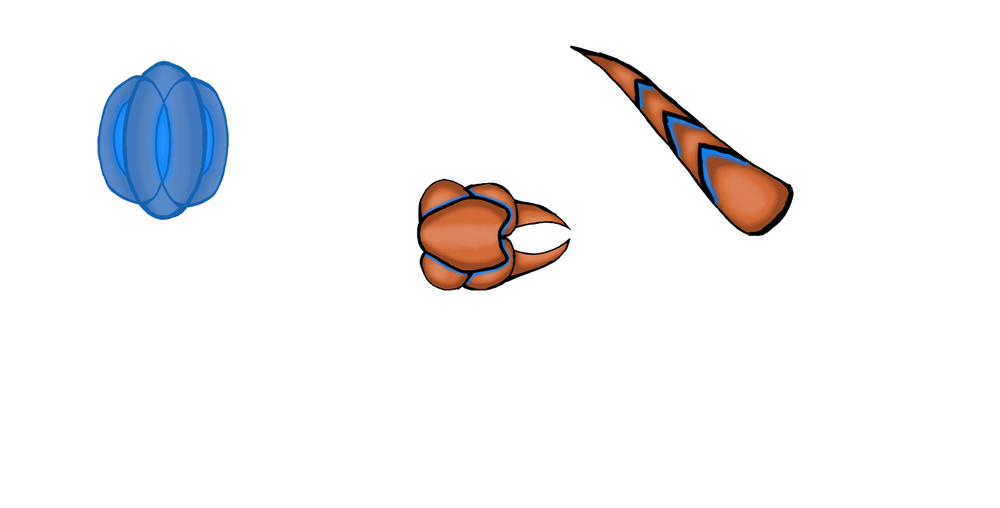
#> input picture Image processing python/WPG_Lab2/elementy1.png, 1000 x 508 px, shrunk from 1920 x 976 before the run
$ python main.py
#> lines starting #> are read from the running program, lines starting #| are printed output that depends on the picture
import cv2
import numpy as np
import sys

img1 = cv2.imread("elementy1.png", 0)
#> img1: shape (508, 1000); min 0, max 255, mean 243.6

if img1 is None:
    sys.exit(" Nie mozna wczytac obrazka elementy1.png")

img2 = cv2.imread("elementy2.png", 0)
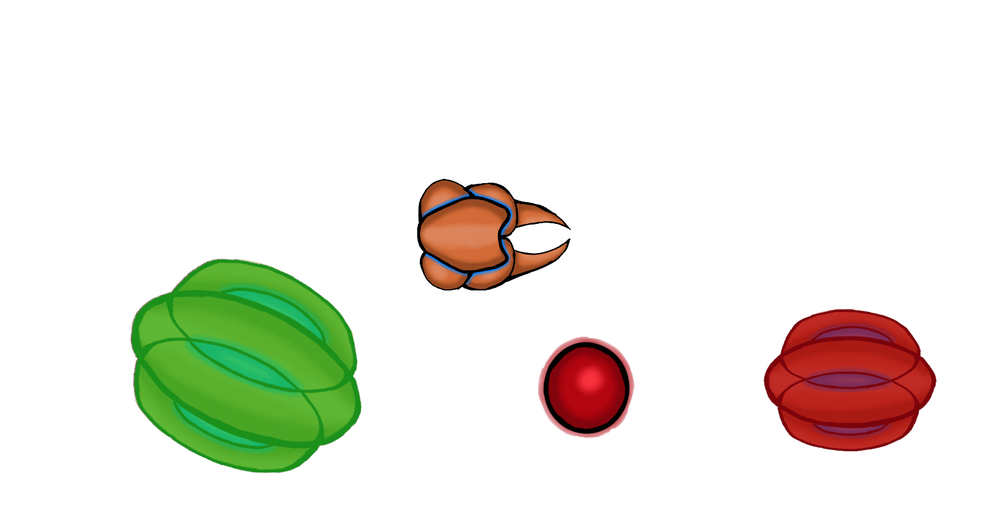
#> input picture Image processing python/WPG_Lab2/elementy2.png, 1000 x 508 px, shrunk from 1920 x 976 before the run
#> img2: shape (508, 1000); min 0, max 255, mean 232.1

if img2 is None:
    sys.exit(" Nie mozna wczytac obrazka elementy2.png")

background = cv2.imread("tlo.png", 1)
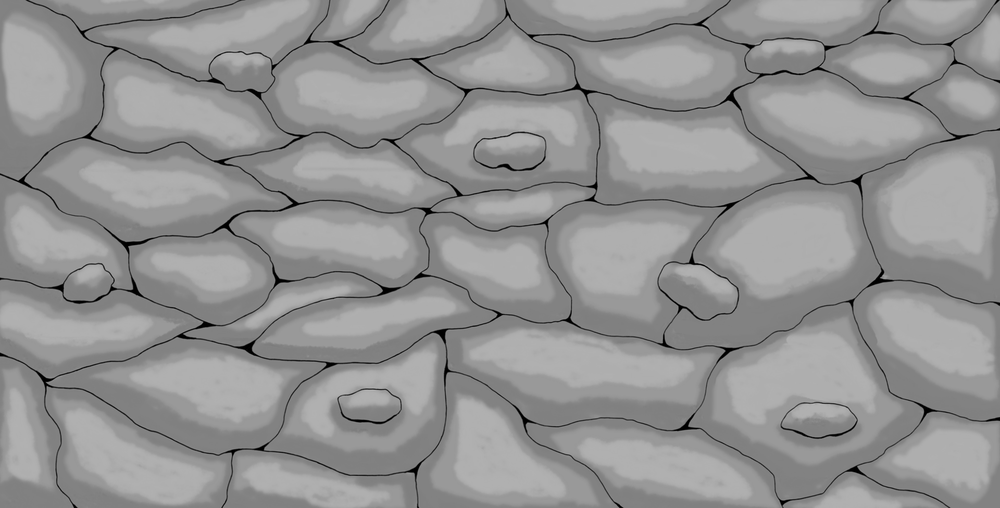
#> input picture Image processing python/WPG_Lab2/tlo.png, 1000 x 508 px, shrunk from 1920 x 976 before the run
#> background is the input picture: shape (508, 1000, 3); min 0, max 184, mean 146.7

if background is None:
    sys.exit(" Nie mozna wczytac obrazka tlo.png")

background2 = cv2.imread("tlo_z.png", 1)
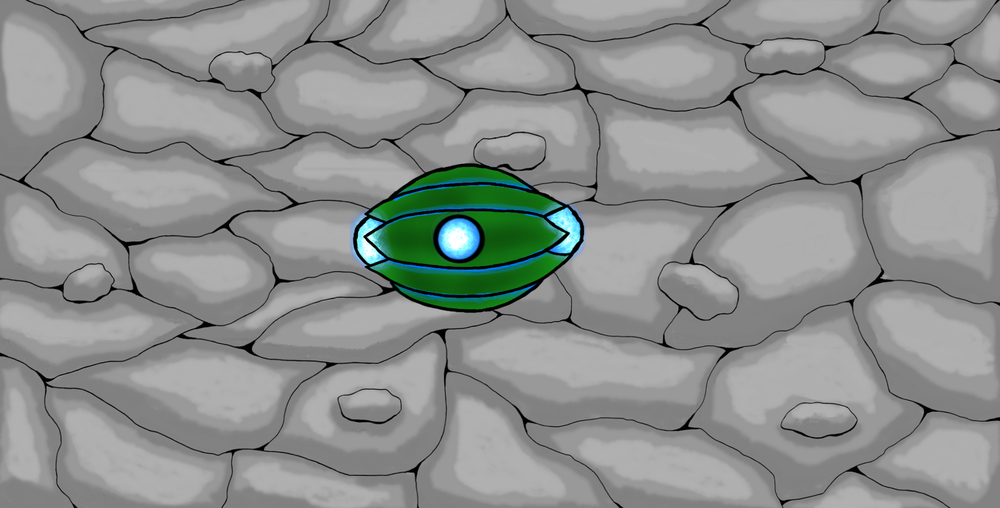
#> input picture Image processing python/WPG_Lab2/tlo_z.png, 1000 x 508 px, shrunk from 1920 x 976 before the run
#> background2 is the input picture: shape (508, 1000, 3); mean B, G, R 142.7, 144.6, 141.1

if background2 is None:
    sys.exit(" Nie mozna wczytac obrazka tlo_z.png")

hsep = np.full((img1.shape[0], 5), 127, np.uint8)
hsep2 = np.full((background.shape[0], 5), 127, np.uint8)
def przyklad11():

    add1 = img1 + img2
    sub1 = img1 - img2
    mul1 = img1 * img2
    and1 = img1 & img2
    or1 = img1 | img2
    not1 = 255 - img1

    cv2.namedWindow('Zadanie 1 - Przyklad 1:', cv2.WINDOW_NORMAL)
    cv2.imshow('Zadanie 1 - Przyklad 1:', np.vstack((
        np.hstack((img1, hsep, img2)),
        np.full((5, np.hstack((img1, hsep, img2)).shape[1]), 127, np.uint8),
        np.hstack((add1, hsep, sub1)),
        np.full((5, np.hstack((img1, hsep, img2)).shape[1]), 127, np.uint8),
        np.hstack((mul1, hsep, and1)),
        np.full((5, np.hstack((img1, hsep, img2)).shape[1]), 127, np.uint8),
        np.hstack((or1, hsep, not1))
    )))
    cv2.waitKey(0)
    cv2.destroyAllWindows()

def przyklad12():
    add2 = img1 + img1
    sub2 = img1 - img1
#> sub2: shape (508, 1000); every value is 0
    mul2 = img1 * img1
    and2 = img1 & img1
    or2 = img1 | img1
    not2 = 255 - img1

    cv2.namedWindow('Zadanie 1 - Przyklad 2:', cv2.WINDOW_NORMAL)
    cv2.imshow('Zadanie 1 - Przyklad 2:', np.vstack((
        np.hstack((img1, hsep, img1)),
        np.full((5, np.hstack((img1, hsep, img1)).shape[1]), 127, np.uint8),
        np.hstack((add2, hsep, sub2)),
        np.full((5, np.hstack((img1, hsep, img1)).shape[1]), 127, np.uint8),
        np.hstack((mul2, hsep, and2)),
        np.full((5, np.hstack((img1, hsep, img1)).shape[1]), 127, np.uint8),
        np.hstack((or2, hsep, not2))
    )))
    cv2.waitKey(0)
    cv2.destroyAllWindows()

def przyklad13():

    add3 = background + background
    sub3 = background - background
#> sub3: shape (508, 1000, 3); every value is 0
    mul3 = background * background
    and3 = background & background
    or3 = background | background
    not3 = 255 - background

    cv2.namedWindow('Zadanie 1 - Przyklad 3:', cv2.WINDOW_NORMAL)
    cv2.imshow('Zadanie 1 - Przyklad 3:', np.vstack((
        np.hstack((background, background)),
        np.hstack((add3, sub3)),
        np.hstack((mul3, and3)),
        np.hstack((or3, not3))
    )))
    cv2.waitKey(0)
    cv2.destroyAllWindows()

def przyklad14():
    add4 = background + background2
    sub4 = background - background2
    mul4 = background * background2
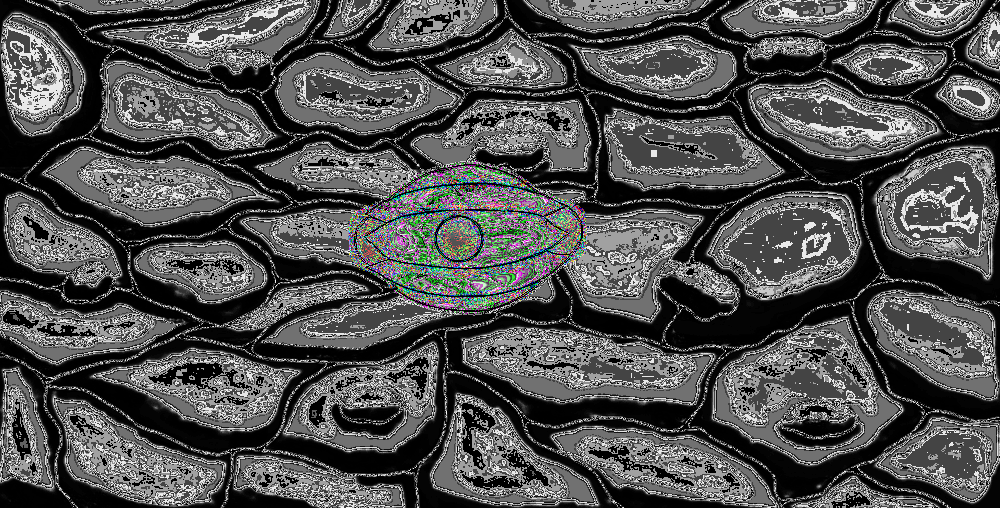
#> mul4: shape (508, 1000, 3); mean B, G, R 80.3, 80.5, 80.1
    and4 = background & background2
    or4 = background | background2
    not4 = 255 - background

    cv2.namedWindow('Zadanie 1 - Przyklad 4:', cv2.WINDOW_NORMAL)
    cv2.imshow('Zadanie 1 - Przyklad 4:', np.vstack((
        np.hstack((background, background2)),
        np.hstack((add4, sub4)),
        np.hstack((mul4, and4)),
        np.hstack((or4, not4))
    )))
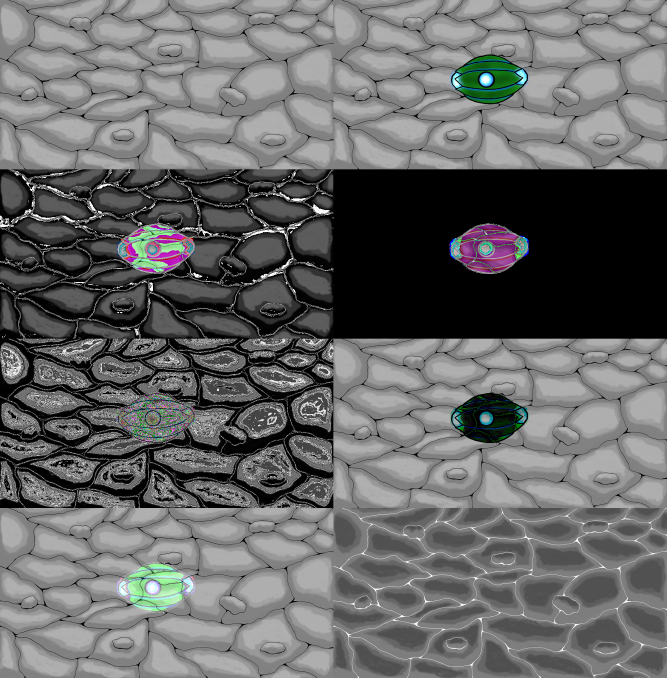
#> window 'Zadanie 1 - Przyklad 4:': shape (2032, 2000, 3) (shown at 1/3 size); mean B, G, R 104.6, 104.8, 104.2
    cv2.waitKey(0)
    cv2.destroyAllWindows()

def przyklad21():
    kernel = np.ones((5, 5), np.uint8)

    erosion1 = cv2.erode(img1, kernel, iterations=1)
    dilation1 = cv2.dilate(img1, kernel, iterations=1)
    opening1 = cv2.morphologyEx(img1, cv2.MORPH_OPEN, kernel)
    closing1 = cv2.morphologyEx(img1, cv2.MORPH_CLOSE, kernel)

    empty1 = np.zeros(img1.shape, np.uint8)

    cv2.namedWindow('Zadanie 2 - Przyklad 1:', cv2.WINDOW_NORMAL)
    cv2.imshow('Zadanie 2 - Przyklad 1:', np.vstack((
        np.hstack((img1, empty1)),
        np.hstack((erosion1, dilation1)),
        np.hstack((opening1, closing1))
    )))
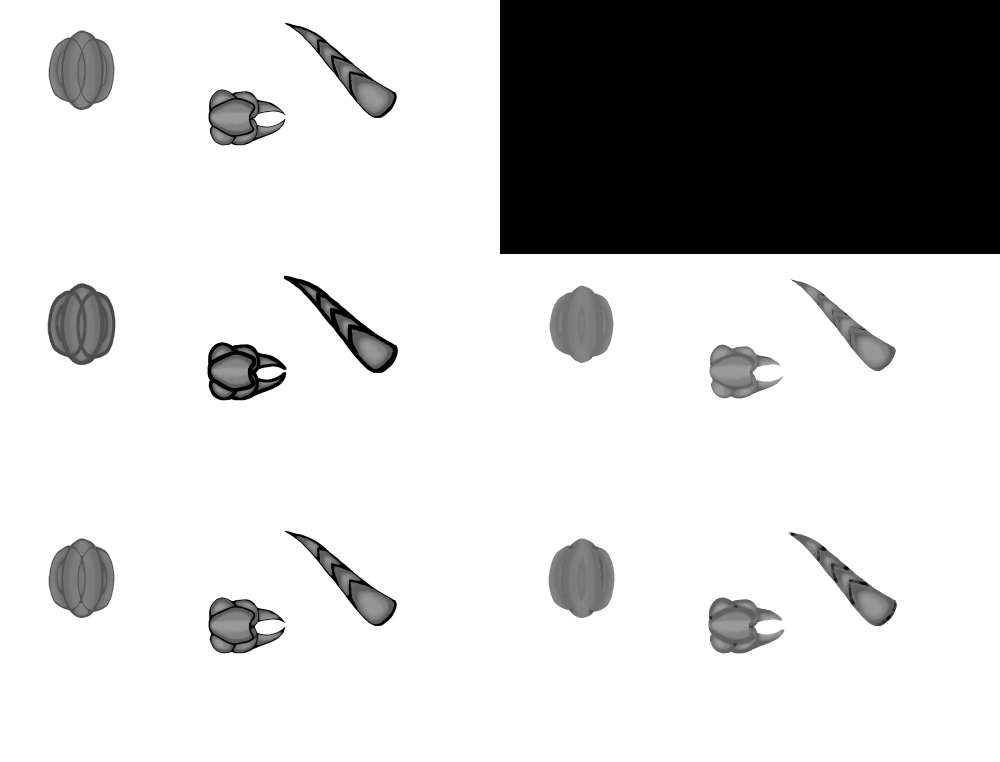
#> window 'Zadanie 2 - Przyklad 1:': shape (1524, 2000) (shown at 1/2 size); min 0, max 255, mean 203
    cv2.waitKey(0)
    cv2.destroyAllWindows()

def przyklad22():
    kernel = np.ones((7, 7), np.uint8)

    erosion2 = cv2.erode(background, kernel, iterations=1)
    dilation2 = cv2.dilate(background, kernel, iterations=1)
    opening2 = cv2.morphologyEx(background, cv2.MORPH_OPEN, kernel)
    closing2 = cv2.morphologyEx(background, cv2.MORPH_CLOSE, kernel)

    empty2 = np.zeros(background.shape, np.uint8)

    cv2.namedWindow('Zadanie 2 - Przyklad 2:', cv2.WINDOW_NORMAL)
    cv2.imshow('Zadanie 2 - Przyklad 2:', np.vstack((
        np.hstack((background, empty2)),
        np.hstack((erosion2, dilation2)),
        np.hstack((opening2, closing2))
    )))
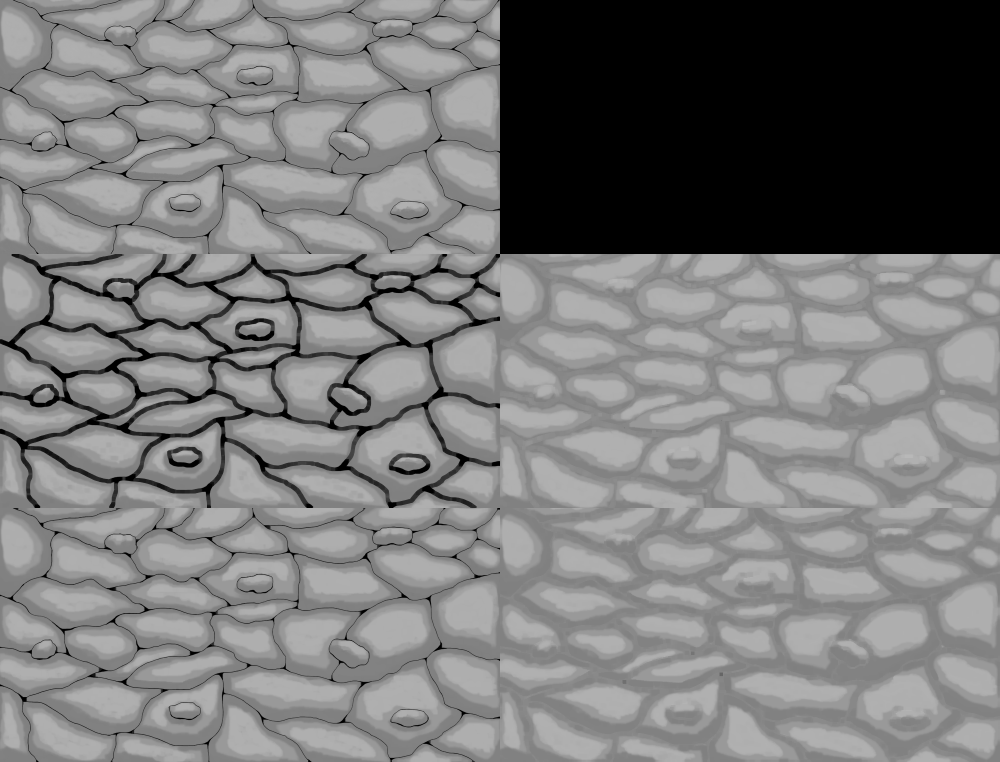
#> window 'Zadanie 2 - Przyklad 2:': shape (1524, 2000, 3) (shown at 1/2 size); min 0, max 184, mean 121.1
    cv2.waitKey(0)
    cv2.destroyAllWindows()


def zadanie1():
    przyklad11()
    przyklad12()
    przyklad13()
    przyklad14()

def zadanie2():

    przyklad21()
    przyklad22()


if __name__ == "__main__":
    zadanie1()
    zadanie2()
